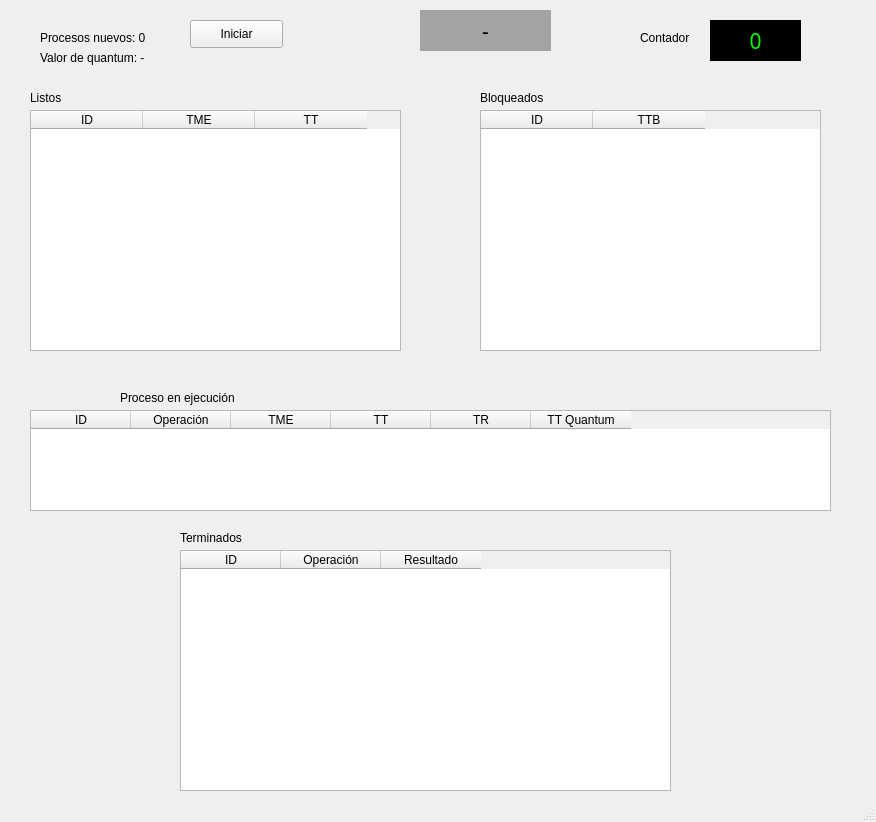
<?xml version="1.0" encoding="UTF-8"?>
<ui version="4.0">
 <class>MainWindow</class>
 <widget class="QMainWindow" name="MainWindow">
  <property name="geometry">
   <rect>
    <x>0</x>
    <y>0</y>
    <width>876</width>
    <height>822</height>
   </rect>
  </property>
  <property name="windowTitle">
   <string>FCFS</string>
  </property>
  <widget class="QWidget" name="centralwidget">
   <widget class="QTableWidget" name="tableWidget">
    <property name="geometry">
     <rect>
      <x>30</x>
      <y>110</y>
      <width>371</width>
      <height>241</height>
     </rect>
    </property>
    <attribute name="horizontalHeaderDefaultSectionSize">
     <number>112</number>
    </attribute>
    <column>
     <property name="text">
      <string>ID</string>
     </property>
    </column>
    <column>
     <property name="text">
      <string>TME</string>
     </property>
    </column>
    <column>
     <property name="text">
      <string>TT</string>
     </property>
    </column>
   </widget>
   <widget class="QTableWidget" name="tableWidget_2">
    <property name="geometry">
     <rect>
      <x>30</x>
      <y>410</y>
      <width>801</width>
      <height>101</height>
     </rect>
    </property>
    <column>
     <property name="text">
      <string>ID</string>
     </property>
    </column>
    <column>
     <property name="text">
      <string>Operación</string>
     </property>
    </column>
    <column>
     <property name="text">
      <string>TME</string>
     </property>
    </column>
    <column>
     <property name="text">
      <string>TT</string>
     </property>
    </column>
    <column>
     <property name="text">
      <string>TR</string>
     </property>
    </column>
    <column>
     <property name="text">
      <string>TT Quantum</string>
     </property>
    </column>
   </widget>
   <widget class="QLabel" name="label">
    <property name="geometry">
     <rect>
      <x>40</x>
      <y>30</y>
      <width>141</width>
      <height>16</height>
     </rect>
    </property>
    <property name="text">
     <string>Procesos nuevos: 0</string>
    </property>
   </widget>
   <widget class="QLabel" name="label_2">
    <property name="geometry">
     <rect>
      <x>30</x>
      <y>90</y>
      <width>141</width>
      <height>16</height>
     </rect>
    </property>
    <property name="text">
     <string>Listos</string>
    </property>
   </widget>
   <widget class="QLabel" name="label_3">
    <property name="geometry">
     <rect>
      <x>120</x>
      <y>390</y>
      <width>141</width>
      <height>16</height>
     </rect>
    </property>
    <property name="text">
     <string>Proceso en ejecución</string>
    </property>
   </widget>
   <widget class="QTableWidget" name="tableWidget_3">
    <property name="geometry">
     <rect>
      <x>180</x>
      <y>550</y>
      <width>491</width>
      <height>241</height>
     </rect>
    </property>
    <column>
     <property name="text">
      <string>ID</string>
     </property>
    </column>
    <column>
     <property name="text">
      <string>Operación</string>
     </property>
    </column>
    <column>
     <property name="text">
      <string>Resultado</string>
     </property>
    </column>
   </widget>
   <widget class="QLabel" name="label_4">
    <property name="geometry">
     <rect>
      <x>180</x>
      <y>530</y>
      <width>141</width>
      <height>16</height>
     </rect>
    </property>
    <property name="text">
     <string>Terminados</string>
    </property>
   </widget>
   <widget class="QPushButton" name="pushButton">
    <property name="geometry">
     <rect>
      <x>190</x>
      <y>20</y>
      <width>93</width>
      <height>28</height>
     </rect>
    </property>
    <property name="text">
     <string>Iniciar</string>
    </property>
   </widget>
   <widget class="QLabel" name="contador">
    <property name="geometry">
     <rect>
      <x>710</x>
      <y>20</y>
      <width>91</width>
      <height>41</height>
     </rect>
    </property>
    <property name="font">
     <font>
      <family>Yu Gothic UI Semibold</family>
      <pointsize>16</pointsize>
      <weight>50</weight>
      <italic>false</italic>
      <bold>false</bold>
     </font>
    </property>
    <property name="styleSheet">
     <string notr="true">background-color: rgb(0, 0, 0);
color: rgb(0, 255, 0);
font: 16pt &quot;Yu Gothic UI Semibold&quot;;
</string>
    </property>
    <property name="text">
     <string>0</string>
    </property>
    <property name="alignment">
     <set>Qt::AlignCenter</set>
    </property>
   </widget>
   <widget class="QLabel" name="label_6">
    <property name="geometry">
     <rect>
      <x>640</x>
      <y>30</y>
      <width>71</width>
      <height>16</height>
     </rect>
    </property>
    <property name="text">
     <string>Contador</string>
    </property>
   </widget>
   <widget class="QLabel" name="estado">
    <property name="geometry">
     <rect>
      <x>420</x>
      <y>10</y>
      <width>131</width>
      <height>41</height>
     </rect>
    </property>
    <property name="font">
     <font>
      <family>Yu Gothic UI Semibold</family>
      <pointsize>16</pointsize>
      <weight>50</weight>
      <italic>false</italic>
      <bold>false</bold>
     </font>
    </property>
    <property name="styleSheet">
     <string notr="true">background-color: rgb(163, 163, 163);
border-radius: 40px;
</string>
    </property>
    <property name="frameShape">
     <enum>QFrame::NoFrame</enum>
    </property>
    <property name="text">
     <string>-</string>
    </property>
    <property name="alignment">
     <set>Qt::AlignCenter</set>
    </property>
   </widget>
   <widget class="QTableWidget" name="tableWidget_4">
    <property name="geometry">
     <rect>
      <x>480</x>
      <y>110</y>
      <width>341</width>
      <height>241</height>
     </rect>
    </property>
    <attribute name="horizontalHeaderDefaultSectionSize">
     <number>112</number>
    </attribute>
    <column>
     <property name="text">
      <string>ID</string>
     </property>
    </column>
    <column>
     <property name="text">
      <string>TTB</string>
     </property>
    </column>
   </widget>
   <widget class="QLabel" name="label_5">
    <property name="geometry">
     <rect>
      <x>480</x>
      <y>90</y>
      <width>141</width>
      <height>16</height>
     </rect>
    </property>
    <property name="text">
     <string>Bloqueados</string>
    </property>
   </widget>
   <widget class="QLabel" name="label_7">
    <property name="geometry">
     <rect>
      <x>40</x>
      <y>50</y>
      <width>141</width>
      <height>16</height>
     </rect>
    </property>
    <property name="text">
     <string>Valor de quantum: -</string>
    </property>
   </widget>
  </widget>
  <widget class="QStatusBar" name="statusbar"/>
 </widget>
 <resources/>
 <connections/>
</ui>
